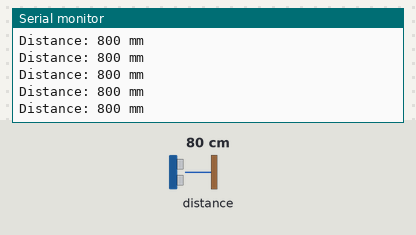
Bench run of a sketch on a simulated ESP32. Parts: the last lines printed to the serial monitor. Inputs (shaded band) come from the test bench; at power-on: distance to the obstacle 80 cm.

Above: at 2.2 s.
2.3 s: distance to the obstacle set to 2 cm
At 2.5 s:
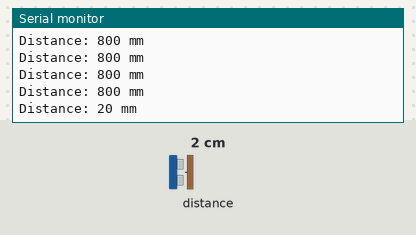
3.8 s: distance to the obstacle set to 4 cm
At 3.83 s:
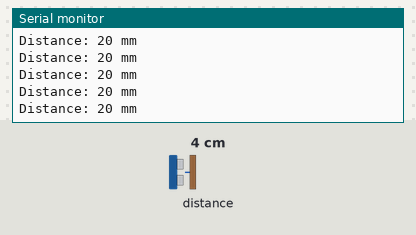
Timing chart, 0 to 6.8 s (numbered marks = the images above; inputs shaded):
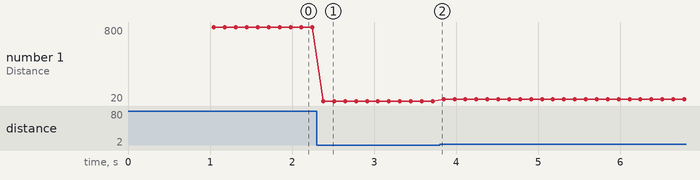

Measured:
- after the input at 2.3 s, the serial monitor: prints a new line after 0.08 s (image 1)
- plotted number 1: 800 → 20 after the input at 2.3 s, 20 → 40 after the input at 3.8 s

The sketch:

TOFsensor.ino
```cpp
#include <Wire.h>
#include <VL53L1X.h>

#define I2C_SDA 23
#define I2C_SCL 21

VL53L1X sensor;

void scanI2C()
{
  Serial.println();
  Serial.println("Scanning I2C bus...");

  int found = 0;

  for (uint8_t address = 1; address < 127; address++)
  {
    Wire.beginTransmission(address);
    uint8_t error = Wire.endTransmission();

    if (error == 0)
    {
      Serial.print("Found I2C device at 0x");
      if (address < 16) Serial.print("0");
      Serial.println(address, HEX);
      found++;
    }
  }

  if (found == 0)
  {
    Serial.println("No I2C devices found.");
  }

  Serial.println();
}

void setup()
{
  Serial.begin(115200);
  delay(1000);

  Serial.println();
  Serial.println("VL53L1X standalone TOF test");
  Serial.print("SDA = G");
  Serial.println(I2C_SDA);
  Serial.print("SCL = G");
  Serial.println(I2C_SCL);

  Wire.begin(I2C_SDA, I2C_SCL);
  Wire.setClock(400000);

  scanI2C();

  sensor.setTimeout(500);

  if (!sensor.init())
  {
    Serial.println("VL53L1X init FAILED.");
    Serial.println("Expected sensor at I2C address 0x29.");
    Serial.println("Check SDA/SCL order, common GND, power, and pullups/level shifting.");
    while (true)
    {
      delay(1000);
    }
  }

  Serial.println("VL53L1X init OK.");

  sensor.setDistanceMode(VL53L1X::Long);
  sensor.setMeasurementTimingBudget(50000); // 50 ms
  sensor.startContinuous(50);               // read every ~50 ms

  Serial.println("Starting distance readings...");
}

void loop()
{
  uint16_t distance_mm = sensor.read();

  if (sensor.timeoutOccurred())
  {
    Serial.println("Sensor timeout.");
  }
  else
  {
    Serial.print("Distance: ");
    Serial.print(distance_mm);
    Serial.println(" mm");
  }

  delay(100);
}
```
